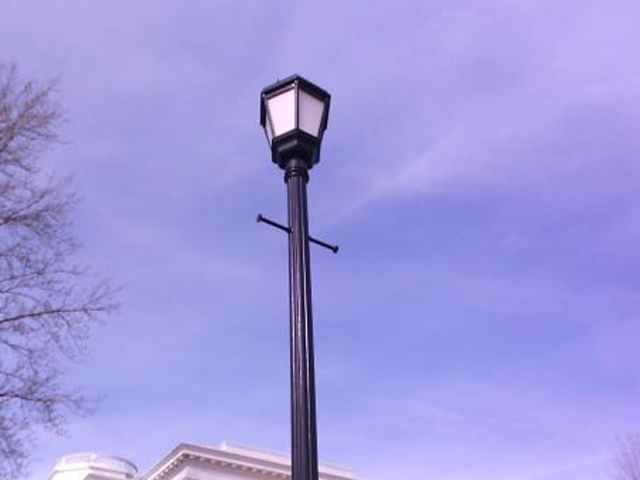
#> input picture edge_imposition_non_ai_approach/testing/rgb/FLIR1622.jpg, 640 x 480 px, given in place of FLIR5951.jpg, which was not available; the run also reads 1 picture not shown here
$ python debugging_superimpose_script.py   (older library calls are emulated)
#> lines starting #> are read from the running program, lines starting #| are printed output that depends on the picture; pictures that were not available may be replaced by others from this repository, and a replacement may not be noted
#> further down, rgb is the input picture: shape (480, 640, 3); mean B, G, R 224, 154.8, 160.3
import cv2
import numpy as np
import os

alpha = 0

def pre_process_rgb(rgb, x, y):
#> called with x = 640, y = 480
    x1 = 45
    x2 = 390
    y1 = 80
    y2 = 570
    rgb = rgb[x1:x2,y1:y2,:]
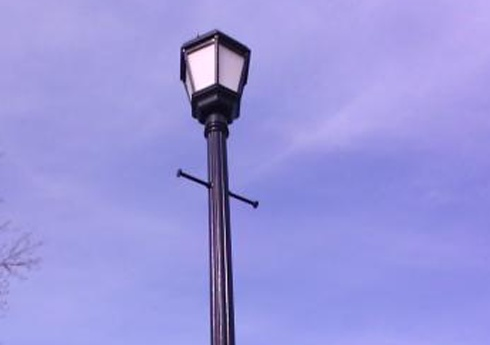
#> rgb: shape (345, 490, 3); mean of channels 0, 1, 2 222, 150.7, 154.2; drawn as B, G, R
    rgb = cv2.resize(rgb, (x, y),interpolation = cv2.INTER_LINEAR)
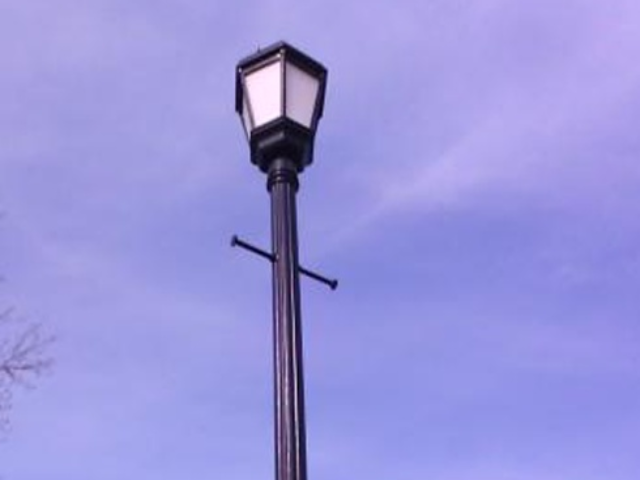
#> rgb: shape (480, 640, 3); mean of channels 0, 1, 2 221.9, 150.7, 154.1; drawn as B, G, R
    return rgb

def process_img(rgb, thermal, out_path):
    rgb = pre_process_rgb(rgb, int(rgb.shape[1]), int(rgb.shape[0]))
    mask = cv2.Laplacian(rgb, cv2.CV_8U, ksize=3)
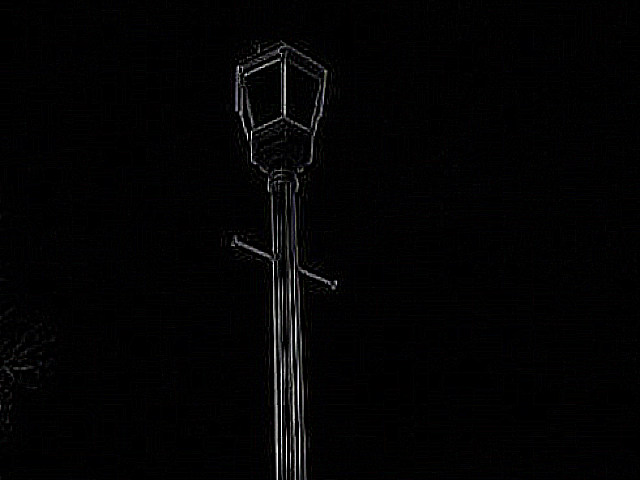
#> mask: shape (480, 640, 3); mean of channels 0, 1, 2 3.5, 3.4, 3.4; drawn as B, G, R
    mask_inv = cv2.bitwise_not(mask)
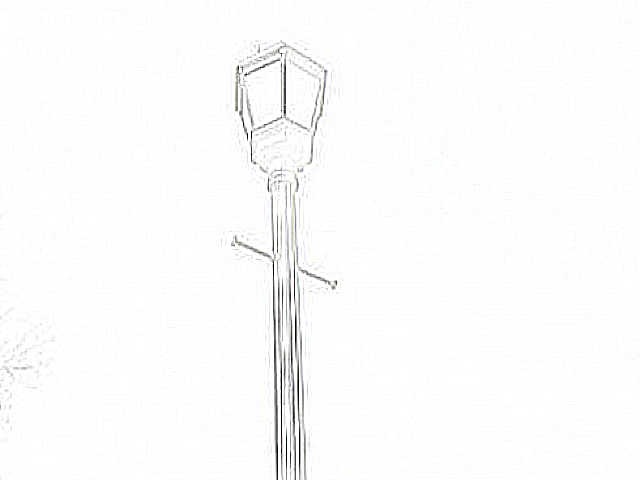
#> mask_inv: shape (480, 640, 3); mean of channels 0, 1, 2 251.5, 251.6, 251.6; drawn as B, G, R
#> (the run stopped early here; a loop or call above may not have finished)
